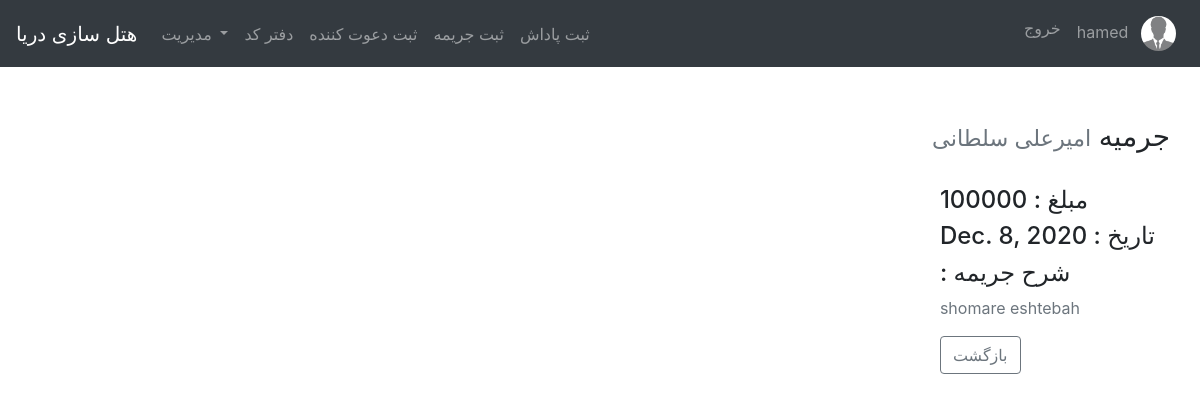
Page /penalty_detail/2/ (signed in) on the committed database.
### users/models.py (models this page shows, shortened)
class Profile(models.Model):
    user = models.OneToOneField(User, on_delete=models.CASCADE)
    image = models.ImageField(default='default.jpg', upload_to='profile_pics')

### inviters/models.py (models this page shows, shortened)
class Penalty(models.Model):
    inviter = models.ForeignKey(Inviter, on_delete=models.CASCADE)
    date = models.DateField(default=datetime.date.today)
    amount = models.CharField(max_length=20)
    description = models.TextField(null=True)
    user = models.ForeignKey(User, on_delete=models.PROTECT)

class Inviter(models.Model):
    first_name = models.CharField(max_length=100)
    last_name = models.CharField(max_length=100)
    date_of_hired = models.DateTimeField(default=timezone.now)
    date_of_fired = models.DateTimeField(null=True, blank=True)
    date_of_start_esurance = models.DateTimeField(null=True, blank=True)
    date_of_end_esurance = models.DateTimeField(null=True, blank=True)
    is_ensured = models.BooleanField(default=False)
    is_fired = models.BooleanField(default=False)
    phone_num = models.CharField(max_length=11, unique=True)
    company = models.ForeignKey(Company, on_delete=models.PROTECT)
    user = models.ForeignKey(User, on_delete=models.PROTECT)

### inviters/views.py (the view)
# urls.py: path('penalty_detail/<int:pk>/', PenaltyDetailView.as_view(), name="penalty_detail"),
class PenaltyDetailView(LoginRequiredMixin, DetailView):
    model = Penalty

### inviters/templates/inviters/penalty_detail.html
{% extends "base.html" %}
{% block content %}
    <div class="row mb-4" dir="rtl">
        <h3>
            جرمیه
            <small class="text-muted"> {{ object.inviter.first_name }} {{ object.inviter.last_name }}
            </small>
        </h3>
    </div>
    <div dir="rtl" style="float: right">
        <h4> مبلغ : {{ object.amount }}</h4>
        <h4> تاریخ : {{ object.date }}</h4>
        <h4> شرح جریمه :</h4>
        <p class="text-muted font-size-sm">{{ object.description }}</p>
        <a class="btn btn-outline-secondary" href="{% url 'penalty_list' object.inviter.id %}">
            بازگشت
        </a>
    </div>
{% endblock %}

### inviters/templates/base.html (shortened to what this page needs)
<!doctype html>
<html lang="en">
<head>
    <link rel="stylesheet" href="https://cdn.jsdelivr.net/npm/bootstrap@4.5.3/dist/css/bootstrap.min.css"
>
</head>
<body>
<nav class="navbar navbar-expand-lg navbar-dark bg-dark fixed-top">
    <a class="navbar-brand" href="/">هتل سازی دریا</a>
    <div class="collapse navbar-collapse" id="navbarNav">
        {% if user.is_authenticated %}
            <ul class="navbar-nav mr-auto">
                {% if user.is_superuser %}
                    <li class="nav-item dropdown">
                        <a class="nav-link dropdown-toggle" href="#" id="navbarDropdown" role="button"
                           data-toggle="dropdown" aria-haspopup="true" aria-expanded="false">
                            مدیریت
                        </a>
                    </li>
                {% endif %}
                <li class="nav-item">
                    <a class="nav-link" href="{% url 'daftarcode' %}">دفتر کد</a>
                </li>
                <li class="nav-item">
                    <a class="nav-link" href="{% url 'inviter_new' %}">ثبت دعوت کننده</a>
                </li>
            <li class="nav-item">
                    <a class="nav-link" href="{% url 'penalty_new' %}">ثبت جریمه</a>
                </li>
            <li class="nav-item">
                    <a class="nav-link" href="{% url 'reward_new' %}">ثبت پاداش</a>
                </li>
            </ul>
        {% endif %}
        <ul class="navbar-nav ml-auto">
            {% if user.is_authenticated %}
                <li class="nav-item">
                    <a class="nav-link" href="{% url 'logout' %}">خروج</a>
                </li>
                <li class="nav-item">
                    <a class="nav-link" href="{% url 'profile' %}">
                        {{ user.username }}
                        <img class="rounded-circle z-depth-0 ml-2"
                             alt="avatar image"
                             height="35"
                             src="{{ user.profile.image.url }}">
                    </a>
                </li>
            {% else %}
                <li class="nav-item">
                    <a class="nav-link" href="{% url 'login' %}">ورود</a>
                </li>
            {% endif %}
        </ul>
    </div>
</nav>
<br><br><br><br>
<main role="main" class="container mb-4">
    <div class="row mt-4">
        <div class="col-md-12">
            {% block content %}
            {% endblock %}
        </div>
    </div>
</main>
</body>
</html>

### rows in the picture
Penalty: inviter.first_name "امیرعلی", inviter.last_name "سلطانی", amount "100000", date "Dec. 8, 2020", description "shomare eshtebah"

### other values in the picture
{{ user.username }} "hamed"
